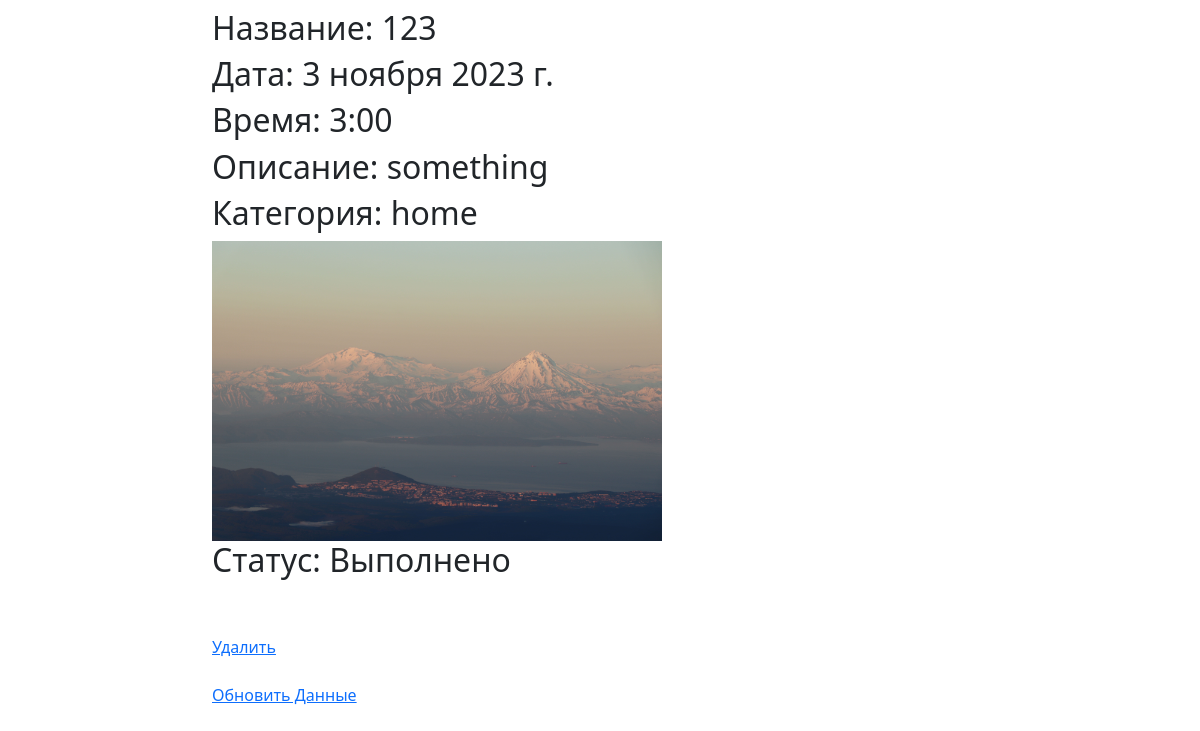
The page /Applications/admin (lower part) on the database as committed earlier.
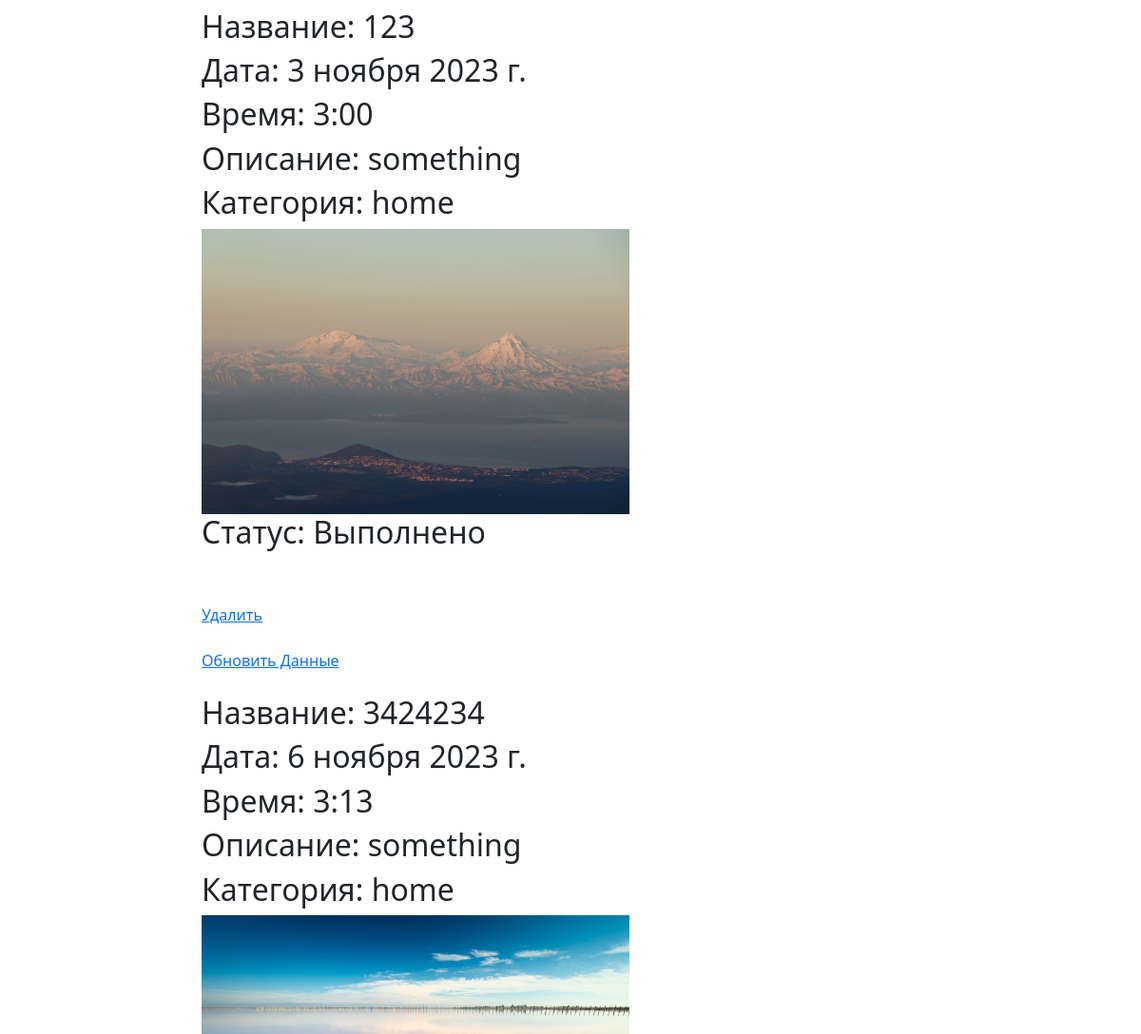
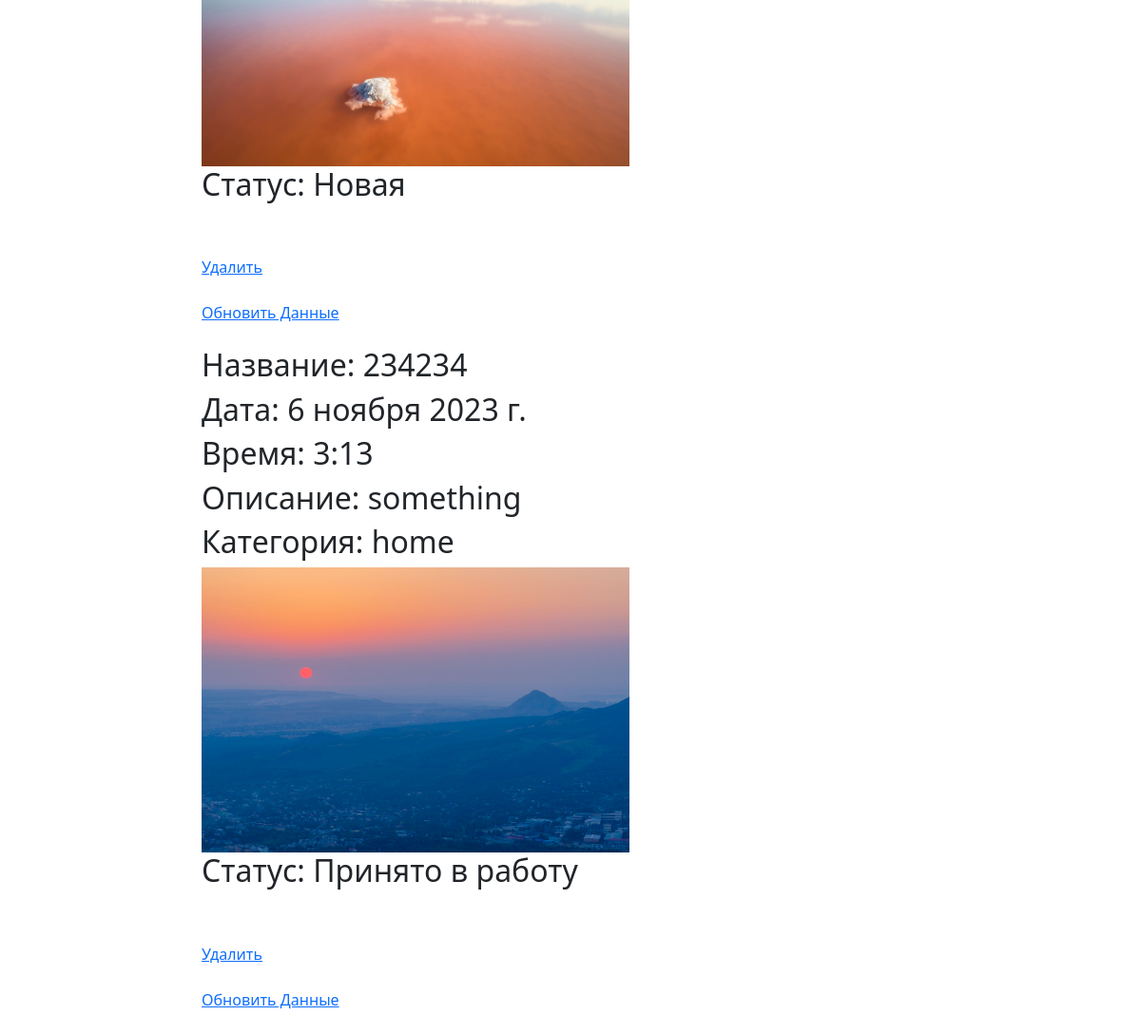
The same page on the database as committed later (2 pictures, top to bottom).
### MySite/models.py (models this page shows, shortened)
class Applications(models.Model):
    def validate_image(fieldfile_obj):
        filesize = fieldfile_obj.file.size
        megabyte_limit = 2.0
        if filesize > megabyte_limit * 1024 * 1024:
            raise ValidationError("Max file size is %sMB" % str(megabyte_limit))
    title = models.CharField(max_length=100)
    deck = models.TextField(max_length=1000, default='something')
    category = models.ForeignKey('category', on_delete=models.SET_NULL, null=True)
    date_create = models.DateField(default=datetime.now, verbose_name="Дата создания")
    time_create = models.TimeField(default=datetime.now, verbose_name="Время создания")
    image = models.ImageField(upload_to="media/", verbose_name="Фотография",
                              help_text="Разрешается формата файла только jpg, jpeg, png, bmp",
                              validators=[FileExtensionValidator(allowed_extensions=['jpg', 'jpeg', 'png', 'bmp']),
                                          validate_image])
    REQUEST_STATUS = (
        ('Новая', 'Новая'),
        ('Принято в работу', 'Принято в работу'),
        ('Выполнено', 'Выполнено'),
    )
    status = models.CharField(
        max_length=16,
        choices=REQUEST_STATUS,
        default='Новая',
        blank=True,
        verbose_name="Статус")
    borrower = models.ForeignKey(AdvUser, on_delete=models.CASCADE, null=True, blank=True)

class Category(models.Model):
    name = models.CharField(max_length=200,
                            help_text="Введите категорию")
    def __str__(self):
        return self.name

### MySite/views.py (the view)
# urls.py: path('Applications/admin', views.applicationByAdminListView.as_view(), name='applicationByAdminListView'),
class applicationByAdminListView(generic.ListView):
    model = Applications
    template_name = 'MySite/application_list_admin.html'
    context_object_name = 'applications'

### MySite/templates/MySite/application_list_admin.html (shortened to what this page needs)
{% extends "base.html" %}
{% block content %}
{% for i in applications %}
<h2>Название: {{i.title}}</h2>
<h2>Дата: {{i.date_create}}</h2>
<h2>Время: {{i.time_create}}</h2>
<h2>Описание: {{i.deck}}</h2>
<h2>Категория: {{i.category}}</h2>
<img src="{{i.image.url}}" width="450px" height="300px"/>
<h2>Статус: {{i.status}}</h2><br><br>
    <a href="{% url 'Applications-delete' i.id %}">Удалить</a><br><br>
    <a href="{% url 'ApplicationsUpdate' i.id %}">Обновить Данные</a><br><br>
{% endfor %}
{% endblock %}

### MySite/templates/base.html (shortened to what this page needs)
<!DOCTYPE html>
<html lang="en">
<head>
    <link href="https://cdn.jsdelivr.net/npm/bootstrap@5.1.3/dist/css/bootstrap.min.css" rel="stylesheet"
>
    {% load static %}
    <link rel="stylesheet" href="{% static 'css/style.css' %}">
</head>
<body>
<div class="container-fluid">
    <div class="row">
        <div class="col-sm-2">
        </div>
        <div class="col-sm-10 ">
            {% block content %}{% endblock %}
        </div>
    </div>
</div>
</body>
</html>

Rows that differ between the two databases and show on the page:
added Applications: title "3424234", date_create "6 ноября 2023 г.", time_create "3:13", deck "something", category "home", image (picture), status "Новая"
added Applications: title "234234", date_create "6 ноября 2023 г.", time_create "3:13", deck "something", category "home", image (picture), status "Принято в работу"
